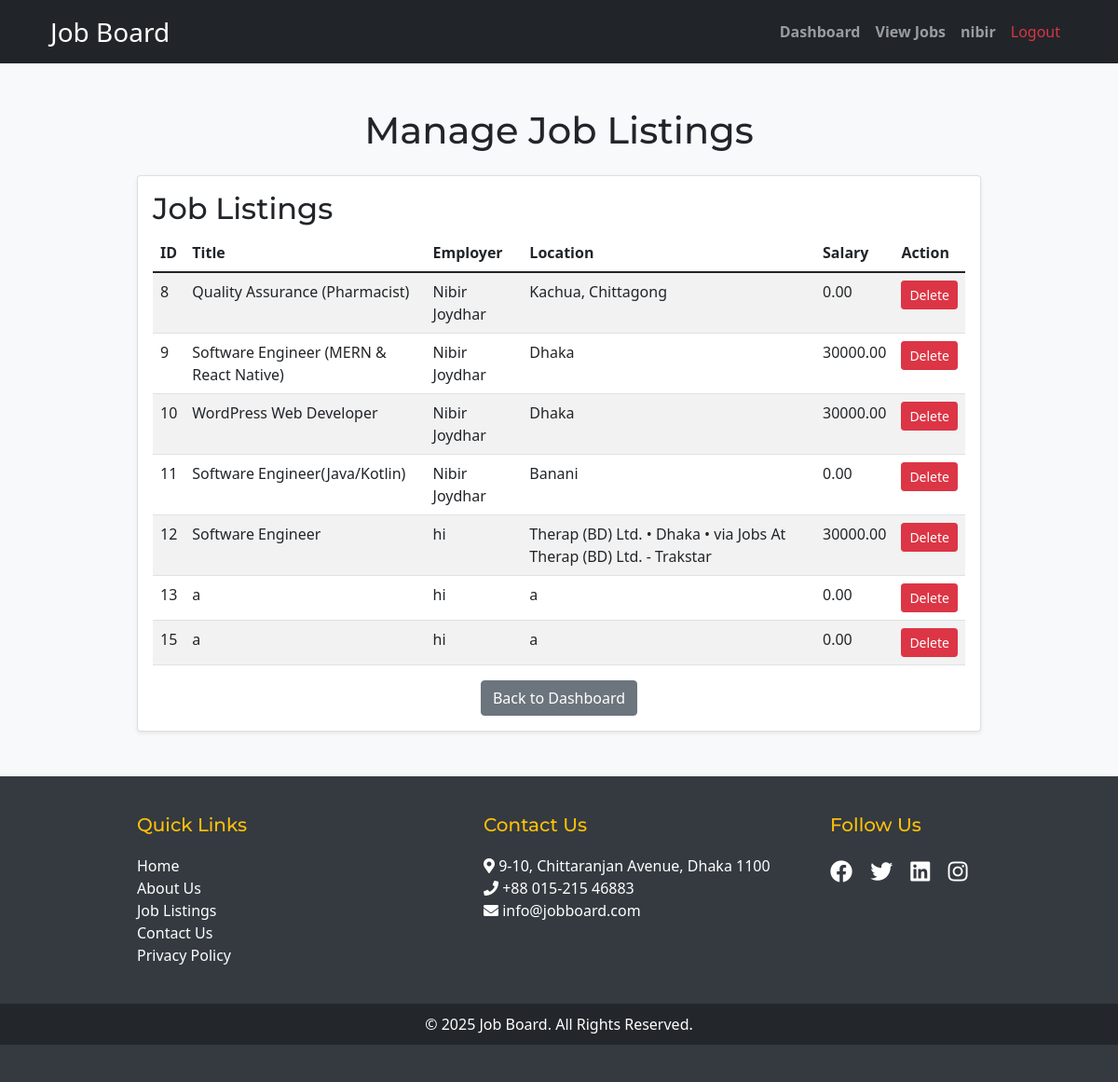
The app's page /manage_jobs.php (signed in) with its own data.
### tables this page shows
CREATE TABLE `jobs` (
  `id` int(11) NOT NULL,
  `title` varchar(255) NOT NULL,
  `description` text NOT NULL,
  `location` varchar(255) NOT NULL,
  `salary` decimal(10,2) NOT NULL,
  `requirements` text DEFAULT NULL,
  `responsibilities` text DEFAULT NULL,
  `employer_id` int(11) NOT NULL,
  `created_at` timestamp NOT NULL DEFAULT current_timestamp()
);

CREATE TABLE `users` (
  `id` int(11) NOT NULL,
  `name` varchar(100) NOT NULL,
  `email` varchar(100) NOT NULL,
  `password` varchar(255) NOT NULL,
  `role` enum('job_seeker','employer','admin') NOT NULL,
  `created_at` timestamp NOT NULL DEFAULT current_timestamp(),
  `status` enum('active','inactive') NOT NULL DEFAULT 'active',
  `is_verified` tinyint(1) DEFAULT 0,
  `verification_code` varchar(255) DEFAULT NULL,
  `reset_token` varchar(255) DEFAULT NULL,
  `reset_expires` datetime DEFAULT NULL
);

### manage_jobs.php (the view, shortened to what this page needs)
<?php
include('includes/db.php');
$sql = "SELECT jobs.*, users.name AS employer_name
        FROM jobs
        JOIN users ON jobs.employer_id = users.id";
$result = $conn->query($sql);
?>
<!DOCTYPE html>
<html>
<head>
    <?php include('headlink.php');?>
</head>
<body class="bg-light">
    <?php include('header.php'); ?>
    <div class="container mt-5">
        <h1 class="text-center mb-4">Manage Job Listings</h1>
        <div class="row">
            <div class="col-md-10 mx-auto">
                <div class="card shadow-sm">
                    <div class="card-body">
                        <h2 class="card-title">Job Listings</h2>
                        <table class="table table-striped">
                            <thead>
                                <tr>
                                    <th>ID</th>
                                    <th>Title</th>
                                    <th>Employer</th>
                                    <th>Location</th>
                                    <th>Salary</th>
                                    <th>Action</th>
                                </tr>
                            </thead>
                            <tbody id="jobTable">
                                <?php
                                if ($result->num_rows > 0) {
                                    while ($row = $result->fetch_assoc()) {
                                        echo "<tr id='job-{$row['id']}'>";
                                        echo "<td>" . $row['id'] . "</td>";
                                        echo "<td>" . $row['title'] . "</td>";
                                        echo "<td>" . $row['employer_name'] . "</td>";
                                        echo "<td>" . $row['location'] . "</td>";
                                        echo "<td>" . $row['salary'] . "</td>";
                                        echo "<td>";
                                        echo "<button class='btn btn-danger btn-sm delete-job-admin' data-id='" . $row['id'] . "'>Delete</button>";
                                        echo "</td>";
                                        echo "</tr>";
                                    }
                                } else {
                                    echo "<tr><td colspan='6' class='text-center'>No jobs found.</td></tr>";
                                }
                                ?>
                            </tbody>
                        </table>
                        <div class="text-center mt-3">
                            <a href="admin_dashboard.php" class="btn btn-secondary">Back to Dashboard</a>
                        </div>
                    </div>
                </div>
            </div>
        </div>
    </div>
    <?php include('footer.php'); ?>
</body>
</html>

### css/styles.css (style rules this page uses)
body { background-color: #f8f9fa; }
.card { border-radius: 12px; }
.btn { border-radius: 8px; }

### css/custom.css (style rules this page uses)
body { background-color: #f8f9fa; }
.card { border: none; border-radius: 10px; transition: transform 0.3s ease; }
body { font-family: 'Poppins', sans-serif; }
h1, h2, h3, h4, h5, h6 { font-family: 'Montserrat', sans-serif; }

### records on screen
jobs: id "8", title "Quality Assurance (Pharmacist)", employer.name "Nibir Joydhar", location "Kachua, Chittagong", salary "0.00"
jobs: id "9", title "Software Engineer (MERN & React Native)", employer.name "Nibir Joydhar", location "Dhaka", salary "30000.00"
jobs: id "10", title "WordPress Web Developer", employer.name "Nibir Joydhar", location "Dhaka", salary "30000.00"
jobs: id "11", title "Software Engineer(Java/Kotlin)", employer.name "Nibir Joydhar", location "Banani", salary "0.00"
jobs: id "12", title "Software Engineer", employer.name "hi", location "Therap (BD) Ltd. • Dhaka • via Jobs At Therap (BD) Ltd. - Trakstar", salary "30000.00"
jobs: id "13", title "a", employer.name "hi", location "a", salary "0.00"
jobs: id "15", title "a", employer.name "hi", location "a", salary "0.00"

### other values on screen
$_SESSION['name'] "nibir"
